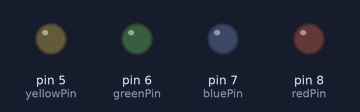
The sketch below on a simulated Arduino Uno, built with avr-gcc and run on an emulated ATmega328P. On the bench: output pins drawn as LEDs (lit = HIGH).

Above: at 0.2 s.
At 2.3 s:
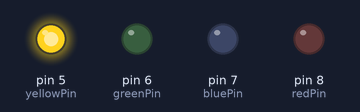
At 3.9 s:
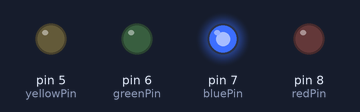
At 7.9 s:
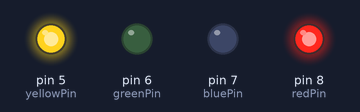
At 11.9 s:
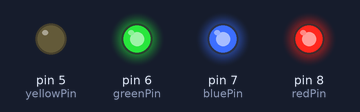
At 16.4 s:
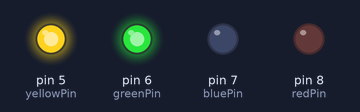
Timing chart, 0 to 17.3 s (numbered marks = the images above):
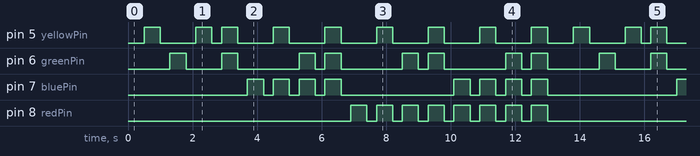

Measured:
- by itself, pin 8 (redPin): repeats every 13.3 s: 7 × (LOW 0.30 s, HIGH 0.50 s), LOW 7.2 s, HIGH 0.50 s
- by itself, pin 5 (yellowPin): repeats every 13.3 s: LOW 1.1 s, HIGH 0.50 s, LOW 0.30 s, 6 × (HIGH 0.50 s, LOW 1.1 s), HIGH 0.50 s, LOW 0.80 s, HIGH 0.50 s
- by itself, pin 7 (bluePin): repeats every 13.3 s: 3 × (LOW 0.30 s, HIGH 0.50 s), LOW 3.5 s, 3 × (HIGH 0.50 s, LOW 0.30 s), HIGH 0.50 s, LOW 4.0 s, HIGH 0.50 s

The sketch:

fourBitBinaryCounter.ino
```cpp
// LED pin numbers
int redPin = 8;
int bluePin = 7;
int greenPin = 6;
int yellowPin = 5;

// delay times(ms)
int longDelay = 500;
int medDelay = 300;
int shortDelay = 100;
int shorterDelay = 50;

void setup() {
  // put your setup code here, to run once:

pinMode(redPin,OUTPUT);
pinMode(bluePin,OUTPUT);
pinMode(greenPin,OUTPUT);
pinMode(yellowPin,OUTPUT);
}

void loop() {
  // put your main code here, to run repeatedly:

// loop red 3 times with longDelay
for(int i = 0; i < 3; i++) {
digitalWrite(redPin,LOW);
digitalWrite(bluePin,LOW);
digitalWrite(greenPin,LOW);
digitalWrite(yellowPin,LOW);
delay(longDelay);
// 0001
digitalWrite(redPin,LOW);
digitalWrite(bluePin,LOW);
digitalWrite(greenPin,LOW);
digitalWrite(yellowPin,HIGH);
delay(longDelay);

digitalWrite(redPin,LOW);
digitalWrite(bluePin,LOW);
digitalWrite(greenPin,LOW);
digitalWrite(yellowPin,LOW);
delay(medDelay);

// 0010
digitalWrite(redPin,LOW);
digitalWrite(bluePin,LOW);
digitalWrite(greenPin,HIGH);
digitalWrite(yellowPin,LOW);
delay(longDelay);

digitalWrite(redPin,LOW);
digitalWrite(bluePin,LOW);
digitalWrite(greenPin,LOW);
digitalWrite(yellowPin,LOW);
delay(medDelay);

// 0010
digitalWrite(redPin,LOW);
digitalWrite(bluePin,LOW);
digitalWrite(greenPin,LOW);
digitalWrite(yellowPin,HIGH);
delay(longDelay);

digitalWrite(redPin,LOW);
digitalWrite(bluePin,LOW);
digitalWrite(greenPin,LOW);
digitalWrite(yellowPin,LOW);
delay(medDelay);

// 0011
digitalWrite(redPin,LOW);
digitalWrite(bluePin,LOW);
digitalWrite(greenPin,HIGH);
digitalWrite(yellowPin,HIGH);
delay(longDelay);

digitalWrite(redPin,LOW);
digitalWrite(bluePin,LOW);
digitalWrite(greenPin,LOW);
digitalWrite(yellowPin,LOW);
delay(medDelay);

// 0100
digitalWrite(redPin,LOW);
digitalWrite(bluePin,HIGH);
digitalWrite(greenPin,LOW);
digitalWrite(yellowPin,LOW);
delay(longDelay);

digitalWrite(redPin,LOW);
digitalWrite(bluePin,LOW);
digitalWrite(greenPin,LOW);
digitalWrite(yellowPin,LOW);
delay(medDelay);

// 0101
digitalWrite(redPin,LOW);
digitalWrite(bluePin,HIGH);
digitalWrite(greenPin,LOW);
digitalWrite(yellowPin,HIGH);
delay(longDelay);

digitalWrite(redPin,LOW);
digitalWrite(bluePin,LOW);
digitalWrite(greenPin,LOW);
digitalWrite(yellowPin,LOW);
delay(medDelay);

// 0110
digitalWrite(redPin,LOW);
digitalWrite(bluePin,HIGH);
digitalWrite(greenPin,HIGH);
digitalWrite(yellowPin,LOW);
delay(longDelay);

digitalWrite(redPin,LOW);
digitalWrite(bluePin,LOW);
digitalWrite(greenPin,LOW);
digitalWrite(yellowPin,LOW);
delay(medDelay);

// 0111
digitalWrite(redPin,LOW);
digitalWrite(bluePin,HIGH);
digitalWrite(greenPin,HIGH);
digitalWrite(yellowPin,HIGH);
delay(longDelay);

digitalWrite(redPin,LOW);
digitalWrite(bluePin,LOW);
digitalWrite(greenPin,LOW);
digitalWrite(yellowPin,LOW);
delay(medDelay);

// 1000
digitalWrite(redPin,HIGH);
digitalWrite(bluePin,LOW);
digitalWrite(greenPin,LOW);
digitalWrite(yellowPin,LOW);
delay(longDelay);

digitalWrite(redPin,LOW);
digitalWrite(bluePin,LOW);
digitalWrite(greenPin,LOW);
digitalWrite(yellowPin,LOW);
delay(medDelay);

// 1001
digitalWrite(redPin,HIGH);
digitalWrite(bluePin,LOW);
digitalWrite(greenPin,LOW);
digitalWrite(yellowPin,HIGH);
delay(longDelay);

digitalWrite(redPin,LOW);
digitalWrite(bluePin,LOW);
digitalWrite(greenPin,LOW);
digitalWrite(yellowPin,LOW);
delay(medDelay);

// 1010
digitalWrite(redPin,HIGH);
digitalWrite(bluePin,LOW);
digitalWrite(greenPin,HIGH);
digitalWrite(yellowPin,LOW);
delay(longDelay);

digitalWrite(redPin,LOW);
digitalWrite(bluePin,LOW);
digitalWrite(greenPin,LOW);
digitalWrite(yellowPin,LOW);
delay(medDelay);

// 1011
digitalWrite(redPin,HIGH);
digitalWrite(bluePin,LOW);
digitalWrite(greenPin,HIGH);
digitalWrite(yellowPin,HIGH);
delay(longDelay);

digitalWrite(redPin,LOW);
digitalWrite(bluePin,LOW);
digitalWrite(greenPin,LOW);
digitalWrite(yellowPin,LOW);
delay(medDelay);

// 1100
digitalWrite(redPin,HIGH);
digitalWrite(bluePin,HIGH);
digitalWrite(greenPin,LOW);
digitalWrite(yellowPin,LOW);
delay(longDelay);

digitalWrite(redPin,LOW);
digitalWrite(bluePin,LOW);
digitalWrite(greenPin,LOW);
digitalWrite(yellowPin,LOW);
delay(medDelay);

// 1101
digitalWrite(redPin,HIGH);
digitalWrite(bluePin,HIGH);
digitalWrite(greenPin,LOW);
digitalWrite(yellowPin,HIGH);
delay(longDelay);

digitalWrite(redPin,LOW);
digitalWrite(bluePin,LOW);
digitalWrite(greenPin,LOW);
digitalWrite(yellowPin,LOW);
delay(medDelay);

// 1110
digitalWrite(redPin,HIGH);
digitalWrite(bluePin,HIGH);
digitalWrite(greenPin,HIGH);
digitalWrite(yellowPin,LOW);
delay(longDelay);

digitalWrite(redPin,LOW);
digitalWrite(bluePin,LOW);
digitalWrite(greenPin,LOW);
digitalWrite(yellowPin,LOW);
delay(medDelay);

// 1111
digitalWrite(redPin,HIGH);
digitalWrite(bluePin,HIGH);
digitalWrite(greenPin,HIGH);
digitalWrite(yellowPin,HIGH);
delay(longDelay);

digitalWrite(redPin,LOW);
digitalWrite(bluePin,LOW);
digitalWrite(greenPin,LOW);
digitalWrite(yellowPin,LOW);
delay(medDelay);
}

}
```
